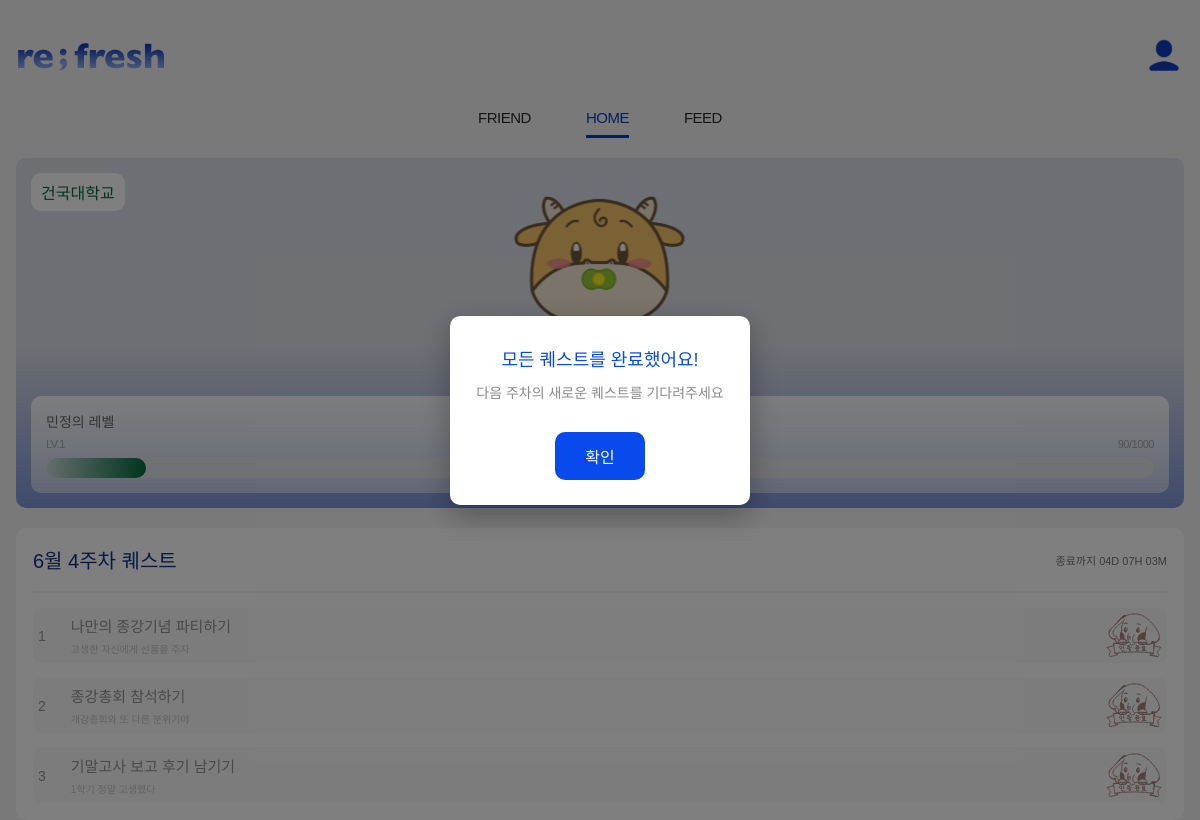
/home/ (signed in), run on the app's committed database.
### accounts/models.py (models this page shows, shortened)
class User(AbstractUser):
    univ_name = models.CharField(max_length=100, verbose_name='학교명')
    major_name = models.CharField(max_length=100, verbose_name='학과명')
    nickname = models.CharField(max_length=30, null=True, blank=True, verbose_name='닉네임')
    image = models.ImageField(upload_to='profile_images/', null=True, blank=True, verbose_name='프로필 이미지')
    bio = models.TextField(blank=True, verbose_name='자기소개', null=True)
    exp = models.PositiveIntegerField(default=0, verbose_name='경험치')
    USERNAME_FIELD = 'username'  # 로그인 시 사용할 필드
    REQUIRED_FIELDS = ['univ_name', 'major_name']  # createsuperuser 시 추가로 요구되는 필드
    objects = UserManager()  # 커스텀 매니저 연결
    @property
    def level(self):
        exp = int(getattr(self, 'exp', 0))
        if exp >= 4320:
            return 5
        elif exp >= 4000:
            return 5
        elif exp >= 3000:
            return 4
        elif exp >= 2000:
            return 3
        elif exp >= 1000:
            return 2
        else:
            return 1
    @property
    def current_level_exp(self):
        exp = int(getattr(self, 'exp', 0))
        if self.level == 5:
            return min(exp - 4000, 320)
        elif self.level == 4:
            return exp - 3000
        elif self.level == 3:
            return exp - 2000
        elif self.level == 2:
            return exp - 1000
        else:
            return exp
    @property
    def max_level_exp(self):
        return 320 if self.level == 5 else 1000

### quest/models.py (models this page shows, shortened)
class Quest(models.Model):
    month = models.PositiveSmallIntegerField()
    week = models.PositiveSmallIntegerField()
    title = models.CharField(max_length=100)
    description = models.TextField()
    exp = models.PositiveIntegerField(default=30)

### main/views.py (the view)
# urls.py: path('home/', views.mainpage, name='mainpage'),
@login_required
def mainpage(request):
    now = datetime.now()
    if now.month == 12 and now.day == 31:
        return render(request, 'ending/endingpage.html')
    current_month = now.month
    current_week = (now.day - 1) // 7 + 1
    quests = Quest.objects.filter(month=current_month, week=current_week)  # type: ignore
    current_quests = list(quests)
    completed_quest_ids = []
    if current_quests:
        completed_feeds = Feed.objects.filter(
            author=request.user,
            quest__in=current_quests,
            is_completed=True
        )
        completed_quest_ids = [feed.quest.id for feed in completed_feeds]
    level = request.user.level
    univ_name = request.user.univ_name
    if univ_name == "건국대학교":
        ako_image = f"koo{level if level <= 5 else 5}.svg"
    else:
        ako_image = f"ako{level if level <= 5 else 5}.svg"
    user_data = {
        'nickname': request.user.nickname or '서누',
        'univ_name': request.user.univ_name,
        'major_name': request.user.major_name,
        'bio': request.user.bio or '',
        'image_url': request.user.image.url if request.user.image else None,
        'exp': getattr(request.user, 'exp', 0),
        'level': request.user.level,
        'current_level_exp': request.user.current_level_exp,
        'max_level_exp': request.user.max_level_exp,
        'ako_image': ako_image
    }
    quest_data = []
    for quest in current_quests:
        is_completed = quest.id in completed_quest_ids
        quest_data.append({
            'id': quest.id,
            'title': quest.title,
            'description': quest.description,
            'exp': quest.exp,
            'is_completed': is_completed
        })
    is_all_completed = all(q['is_completed'] for q in quest_data) if quest_data else False
    quest_flag_key = f'all_quests_completed_flag_{current_month}_{current_week}'
    if is_all_completed and not request.session.get(quest_flag_key, False):
        request.session['all_quests_completed'] = True
        request.session[quest_flag_key] = True
    elif not is_all_completed:
        request.session[quest_flag_key] = False
    context = {
        'user': user_data,
        'quests': quest_data,
        'current_month': current_month,
        'current_week': current_week,
        'leveled_up': request.session.pop('leveled_up', False),
        'new_level': request.session.pop('new_level', None),
        'all_quests_completed': request.session.pop('all_quests_completed', False),
    }
    return render(request, 'main/mainpage.html', context)

### main/templates/main/mainpage.html (shortened to what this page needs)
{% extends "base.html" %} {% load static %} {% block content %}
<link rel="stylesheet" href="{% static 'css/page/mainpage.css' %}" />
<div class="main-container">
  <div class="main-box">
    <div
      class="univ-name"
      style="{% if user.univ_name == '건국대학교' %}color: #036B3F;{% endif %}"
    >
      {{user.univ_name}}
    </div>
    <img
      src="{% static 'images/'|add:user.ako_image %}"
      alt="akoq Image"
      class="ako1-img"
      id="akoImage"
    />
    <div class="level-container">
      <span class="level-title">{{user.nickname}}의 레벨</span>
      <div class="level">
        <span class="user-level" id="userLevel">LV.{{user.level}}</span>
        <span class="level-count" id="levelCount"
          >{{user.current_level_exp}}/{{user.max_level_exp}}</span
        >
      </div>
      <div class="bar-container">
        <div
          class="bar-fill"
          style="width: {% widthratio user.current_level_exp user.max_level_exp 100 %}%;{% if user.univ_name == '건국대학교' %}background: linear-gradient(90deg, rgba(0, 157, 82, 0.10) 0%, #036B3F 100%);{% endif %}"
        ></div>
      </div>
    </div>
  </div>
  <div class="main-quest">
    <div class="quest-header">
      <span class="quest-title" id="questTitle">3월 2주차 퀘스트</span>
      <span class="quest-date" id="questDueDate">종료까지 05D 07H</span>
    </div>
    <div class="quest-border"></div>
    <div id="questContainer">
      {% for quest in quests %}
      <div
        class="quest-lists {% if quest.is_completed %}completed{% endif %}"
        data-quest-id="{{ quest.id }}"
        {%
        if
        quest.is_completed
        %}style="cursor: default;"
        {%
        else
        %}style="cursor: pointer;"
        {%
        endif
        %}
      >
        <div class="quest-list">
          <span class="quest-order">{{ forloop.counter }}</span>
          <div class="quest-infos">
            <p class="quest-name">{{ quest.title }}</p>
            <span class="quest-description">{{ quest.description }}</span>
          </div>
        </div>
        <span class="quest-point">
          {% if quest.is_completed %}
          <img
            src="{% static 'images/success.svg' %}"
            alt="완료"
            class="quest-completed-icon"
          />
          {% else %} (+{{ quest.exp }} exp) {% endif %}
        </span>
      </div>
      {% endfor %}
    </div>
  </div>
</div>
<div id="questCompleteModal" class="evolution-modal hidden">
  <div class="evolution-modal-content">
    <div class="evolution-body">
      <p class="evolution-text">모든 퀘스트를 완료했어요!</p>
      <p class="evolution-text2">다음 주차의 새로운 퀘스트를 기다려주세요</p>
    </div>
    <button class="evolution-close-btn" onclick="closeQuestCompleteModal()">
      확인
    </button>
  </div>
</div>
{% endblock %}

### project/templates/base.html (shortened to what this page needs)
﻿<!DOCTYPE html>
{% load static %}
<html lang="ko">
  <head>
    <link rel="stylesheet" href="{% static 'css/base/font.css' %}" />
    <link rel="stylesheet" href="{% static 'css/base/style.css' %}" />
  </head>
  <body class="body-container">
    {% include "common/_navbar.html" %}
    {% block content %}
    {% endblock %}
  </body>
</html>

### project/templates/common/_navbar.html (shortened to what this page needs)
{% load static %}
<link rel="stylesheet" href="{% static 'css/common/nav.css' %}" />
<link rel="stylesheet" href="{% static 'css/common/popup.css' %}" />
<nav class="navbar-container">
  <div class="logo-bar">
    <a class="logo-img" href="{% url 'mainpage' %}">
      <img src="{% static 'images/nav-logo.svg' %}" alt="Campercent Logo" />
    </a>
    <div class="friend-icon-wrapper">
      <img
        src="{% if user.image %}{{ user.image.url }}{% else %}{% static 'images/profile.svg' %}{% endif %}"
        alt="Friend List"
        id="friendIcon"
        style="width: 40px; height: 40px; object-fit: cover; border-radius: 50%"
      />
    </div>
  </div>
  <div class="menu-bar">
    <ul class="menu-list">
      <li
        class="menu-item {% if request.resolver_match.app_name == 'friends' %}active{% endif %}"
      >
        <a href="{% url 'friends:friend_list' %}">FRIEND</a>
      </li>
      <li
        class="menu-item {% if request.resolver_match.url_name == 'mainpage' %}active{% endif %}"
      >
        <a href="{% url 'mainpage' %}">HOME</a>
      </li>
      <li
        class="menu-item {% if request.resolver_match.app_name == 'feed' %}active{% endif %}"
      >
        <a href="{% url 'feed:feed_list' %}">FEED</a>
      </li>
    </ul>
  </div>
</nav>

### project/static/css/base/style.css (style rules this page uses)
* { background-color: rgba(245, 245, 245, 0.95); margin: 0; padding: 0; box-sizing: border-box; }
a { text-decoration: none; }
li { list-style: none; }

### project/static/css/common/nav.css (style rules this page uses)
.logo-bar { display: flex; justify-content: space-between; align-items: center; padding: 17px 16px; }
.menu-bar { display: flex; justify-content: center; align-items: center; margin-top: 15px; margin-bottom: 20px; text-align: center; font-family: Moneygraphy-Rounded; font-size: 15px; font-style: normal; font-weight: 400; line-height: 17px; letter-spacing: -0.5px; }
.menu-item { position: relative; }
.menu-item a { position: relative; text-decoration: none; color: #2a2a2a; padding-bottom: 12px; display: block; }
.menu-item.active a { color: #0f3cbe; }
.menu-item a::after { content: ""; position: absolute; left: 0; bottom: 0; width: 0; height: 3px; background-color: #0f3cbe; transition: width 0.3s ease-in-out; }
.menu-item.active a::after { width: 100%; }
.menu-list { display: flex; align-items: center; gap: 55px; }

### project/static/css/common/popup.css (style rules this page uses)
.friend-icon-wrapper { position: relative; display: inline-block; }
#friendIcon { width: 35px; height: 35px; object-fit: cover; border-radius: 50%; }
.level { color: #1061ff; text-align: center; font-size: 10px; font-style: normal; font-weight: 400; line-height: 17px; letter-spacing: -0.5px; }

### data on the page
User: univ_name "건국대학교", nickname "민정"
Quest: title "나만의 종강기념 파티하기", description "고생한 자신에게 선물을 주자"
Quest: title "종강총회 참석하기", description "개강총회와 또 다른 분위기야"
Quest: title "기말고사 보고 후기 남기기", description "1학기 정말 고생했다"

### other printed values
{{ user.level }} "1"
{{ user.current_level_exp }} "90"
{{ user.max_level_exp }} "1000"
